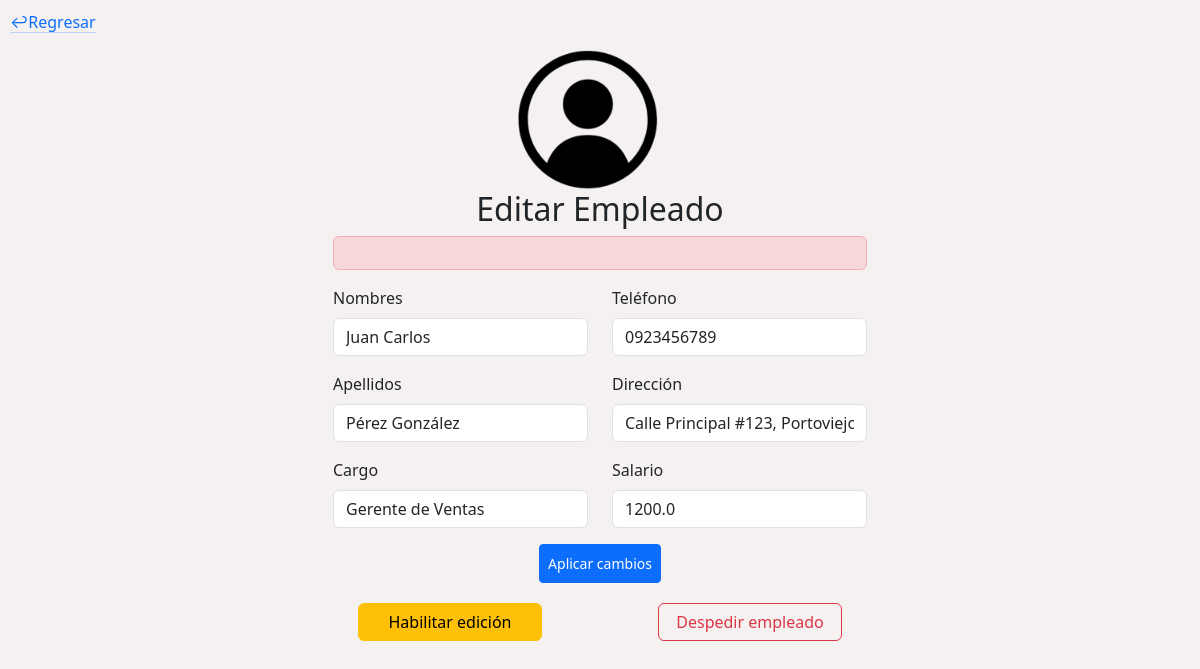
Screenshot of /administrar/empleado/1/ (signed in) with the database file from the repository.
### SySdjango/Administracion/models.py (models this page shows, shortened)
class Empleado(models.Model):
    nombres = models.CharField(max_length=30)
    apellidos = models.CharField(max_length=30)
    cargo = models.CharField(max_length=100)
    telefono = models.CharField(max_length=20)
    direccion = models.CharField(max_length=200)
    fecha_ingreso = models.DateTimeField(auto_now_add=True)
    salario = models.FloatField()
    en_servicio = models.BooleanField(default=True)
    administrador = models.ForeignKey(User, on_delete=models.CASCADE)

### SySdjango/Administracion/views.py (the view)
# urls.py: path('administrar/empleado/<int:empleado_id>/', views.editarEmpleado, name="editarEmpleado"),
def editarEmpleado(request, empleado_id):
    empleado = Empleado.objects.get(id=empleado_id)
    idAdministrador = request.user.id
    if empleado.administrador.id == idAdministrador:
        print(empleado)
        return render(request, '02-editarEmpleado.html', {'empleado': empleado})
    else:
        return render(request, 'error.html', {'error':"Parece que has tratado de acceder a un dato que no es de tu dominio, si crees que es un error contacta a soporte"})

### templates/admTemplates/02-editarEmpleado.html (shortened to what this page needs)
{% load static %}
<!DOCTYPE html>
<html lang="en">
<head>
    <link href="https://cdn.jsdelivr.net/npm/bootstrap@5.3.1/dist/css/bootstrap.min.css" rel="stylesheet"
>
    <link rel="stylesheet" href='{% static "cssCustom/administracion.css" %}'>
</head>
<body>
    <p class="regresar"><a href="#" id="botonRegresar"
            class="link-primary link-offset-2 link-underline-opacity-25 link-underline-opacity-100-hover">&#8617;Regresar</a>
    </p>
    <div class="container">
        <div class="row col-12" id="containerImage">
            <div class="imagenDefault">
            </div>
        </div>
        <div class="row">
            <div id="formulario" class="intangible">
                <div class="container col-xl-6  col-md-6 col-sm-4 col-sm-12">
                    <h2 id="textoForm">Editar Empleado</h2>
                    <form action="/app/" method="POST">
                        <div class="alert alert-danger" role="alert">
                        </div>
                        <div class="row">
                            <div class="col-lg-6 col-md-12 col-sm-6 col-xs-12">
                                <div class="mb-3">
                                    <label for="textoForm" class="form-label">Nombres</label>
                                    <input name="nombres" type="text" class="form-control" id="inputNombres"
                                        value="{{empleado.nombres}}">
                                </div>
                                <div class="mb-3">
                                    <label for="textoForm" class="form-label">Apellidos</label>
                                    <input name="apellidos" type="text" class="form-control" id="inputApellidos"
                                        value="{{empleado.apellidos}}">
                                </div>
                                <div class="mb-3">
                                    <label for="textoForm" class="form-label">Cargo</label>
                                    <input name="cargo" type="text" class="form-control" id="inputCargo"
                                        value="{{empleado.cargo}}">
                                </div>
                            </div>
                            <div class="col-lg-6 col-md-12 col-sm-6 col-xs-12">
                                <div class="mb-3">
                                    <label for="textoForm" class="form-label">Teléfono</label>
                                    <input name="telefono" type="text" class="form-control" id="inputTelefono"
                                        value="{{empleado.telefono}}">
                                </div>
                                <div class="mb-3">
                                    <label for="textoForm" class="form-label">Dirección</label>
                                    <input name="direccion" type="text" class="form-control" id="inputTelefono"
                                        value="{{empleado.direccion}}">
                                </div>
                                <div class="mb-3">
                                    <label for="textoForm" class="form-label">Salario</label>
                                    <input name="salario" type="number" class="form-control" id="inputTelefono"
                                        value="{{empleado.salario}}">
                                </div>
                            </div>
                        </div>
                        <div id="presentacion" class="divBoton">
                            <button type="submit" class="btn btn-primary btn-sm divBoton py-2" id="enviarDatos">Aplicar cambios</button>
                        </div>
                    </form>
                </div>
            </div>
        </div>
    </div>
    <div class="container col-lg-6 col-md-6 col-sm-4 col-sm-12" id="opciones">
        <div class="row">
            <div class="col-xl-6  col-md-6 col-sm-4 col-sm-12 divBoton">
                <button type="button" class="btn btn-warning col-8" id="botonEditar">Habilitar
                    edición</button>
            </div>
            <div class="col-xl-6  col-md-6 col-sm-4 col-sm-12 divBoton">
                <a href="/app/" class="intangible col-8" id="despedirEmpleado"><button type="button"
                    class="btn btn-outline-danger col-8">Despedir empleado</button></a>
            </div>
        </div>
    </div>
</body>
</html>

### static/cssCustom/administracion.css (style rules this page uses)
body { background-color: #F6F1F1; }
.regresar { margin-top: 10px; margin-left: 10px; }
.imagenDefault { justify-content: center; background-image: url("/static/img/empleadoDefault.png"); background-size: cover; height: 140px; width: 140px; }
#containerImage { justify-content: center; width: 100%; }
#textoForm { text-align: center; }
.intangible { pointer-events: none; }
#opciones { margin-top: 20px; justify-content: center; }
.divBoton { justify-content: center; text-align: center; }
button { padding: 10px 20px; margin: 0 10px; cursor: pointer; }

### rows the page displays
Empleado: nombres "Juan Carlos", apellidos "Pérez González", cargo "Gerente de Ventas", telefono "0923456789", direccion "Calle Principal #123, Portoviejo", salario "1200.0"
